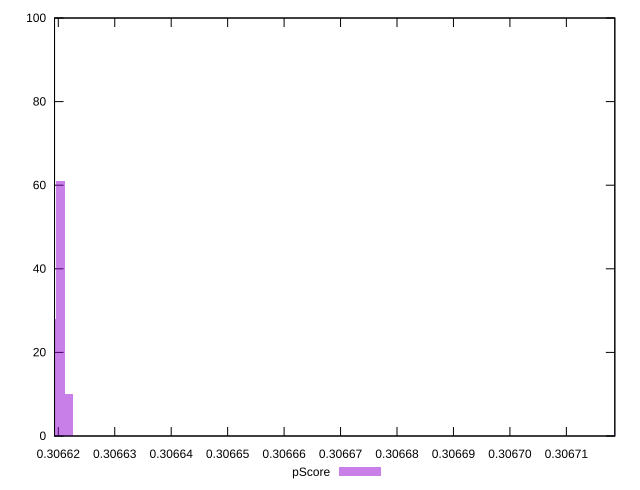

Source code (gnuplot):
reset

$pScore <<EOF
0.3067192244497376 1
0.30662035146030475 61
0.3066188303373904 28
0.3066218725832191 10
EOF

set key outside below
set boxwidth 0.0000015211229143510096
set xrange [0.3066193348092728:0.306718584289417]
set yrange [0:100]
set trange [0:100]
set style fill transparent solid 0.5 noborder
set terminal svg size 640, 490 enhanced background rgb 'white'
set output "report_00017_2021-02-10T15-08-03.406Z/uses-long-cache-ttl/samples/pages+cached+noadtech+nomedia+nocss/pScore/histogram.svg"

plot $pScore title "pScore" with boxes

reset
